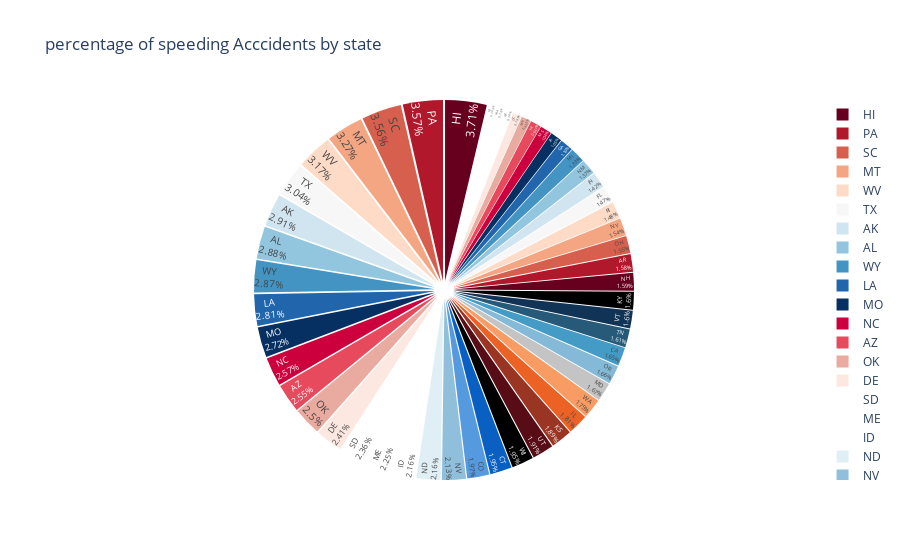

Notebook code cell kept with this figure:
### Code cell
#percentage 
fig=px.pie(df,values ='speeding',names='abbrev',
           title="percentage of speeding Acccidents by state",
           labels={'abbrev':'State','speeding':'speeding Accidents'},
           color_discrete_sequence=px.colors.sequential.RdBu)
fig.update_traces(textposition='inside',textinfo='percent+label',pull=[0.05]*len(df))# it gives spaces between values
fig.show()

### Figure 1 — Plotly figure (JSON) as saved in the notebook; plotly's stock layout.template omitted (floating-point values rounded to 4 significant figures)
{"data": [{"domain": {"x": [0, 1], "y": [0, 1]}, "hovertemplate": "State=%{label}<br>speeding Accidents=%{value}<extra></extra>", "labels": ["AL", "AK", "AZ", "AR", "CA", "CO", "CT", "DE", "DC", "FL", "GA", "HI", "ID", "IL", "IN", "IA", "KS", "KY", "LA", "ME", "MD", "MA", "MI", "MN", "MS", "MO", "MT", "NE", "NV", "NH", "NJ", "NM", "NY", "NC", "ND", "OH", "OK", "OR", "PA", "RI", "SC", "SD", "TN", "TX", "UT", "VT", "VA", "WA", "WV", "WI", "WY"], "legendgroup": "", "name": "", "pull": [0.05, 0.05, 0.05, 0.05, 0.05, 0.05, 0.05, 0.05, 0.05, 0.05, 0.05, 0.05, 0.05, 0.05, 0.05, 0.05, 0.05, 0.05, 0.05, 0.05, 0.05, 0.05, 0.05, 0.05, 0.05, 0.05, 0.05, 0.05, 0.05, 0.05, 0.05, 0.05, 0.05, 0.05, 0.05, 0.05, 0.05, 0.05, 0.05, 0.05, 0.05, 0.05, 0.05, 0.05, 0.05, 0.05, 0.05, 0.05, 0.05, 0.05, 0.05], "showlegend": true, "textinfo": "percent+label", "textposition": "inside", "type": "pie", "values": [7.332, 7.421, 6.51, 4.032, 4.2, 5.032, 4.968, 6.156, 2.006, 3.759, 2.964, 9.45, 5.508, 4.608, 3.625, 2.669, 4.806, 4.066, 7.175, 5.738, 4.25, 1.886, 3.384, 2.208, 2.64, 6.923, 8.346, 1.937, 5.439, 4.06, 1.792, 3.496, 3.936, 6.552, 5.497, 3.948, 6.368, 4.224, 9.1, 3.774, 9.082, 6.014, 4.095, 7.76, 4.859, 4.08, 2.413, 4.452, 8.092, 4.968, 7.308]}], "layout": {"legend": {"tracegroupgap": 0}, "piecolorway": ["rgb(103,0,31)", "rgb(178,24,43)", "rgb(214,96,77)", "rgb(244,165,130)", "rgb(253,219,199)", "rgb(247,247,247)", "rgb(209,229,240)", "rgb(146,197,222)", "rgb(67,147,195)", "rgb(33,102,172)", "rgb(5,48,97)"], "title": {"text": "percentage of speeding Acccidents by state"}}}
